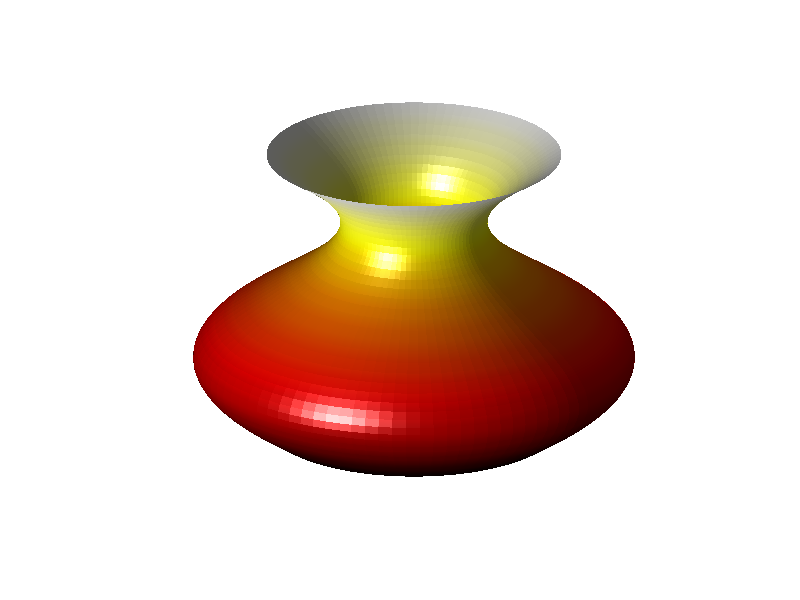

Write the MATLAB code that produced this figure. (Note: this script raises an error after producing the figure.)
t=0:pi/20:2*pi;
[x,y,z]=cylinder(2+sin(t),100);
surf(x,y,z);
grid off;
axis off;
shading interp;
colormap("hot");
light('Posi',[-4,-1,0]);
lighting phong;
material metal;